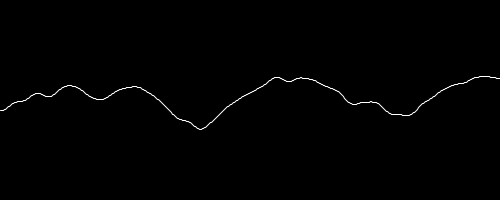
Frame 1 (no input)
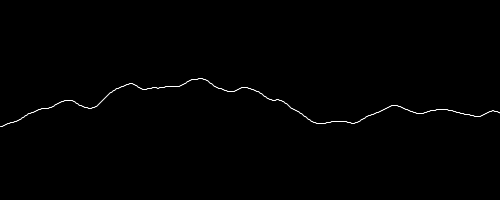
Frame 60 (the mouse pressed at the canvas centre just before this capture)
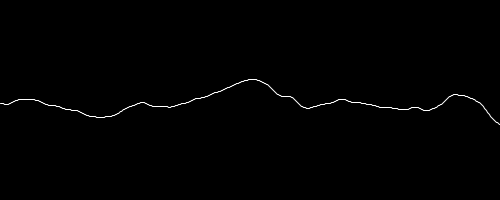
Frame 120 (the mouse held since frame 60 and released just before this capture)

The Processing sketch that drew these frames (run headless with seeded random() and noise(); from frame 60 on, the mouse is pressed at the canvas centre):

// Processing sketch: ex07_09
// ── ex07_09.pde
// noise() 함수를 사용하여 랜덤 파형 만들기1

float t = 0.0;

void setup() {
  size(500, 200);
}

void draw() {
  background(0);
  stroke(255);
  noFill();
  beginShape();
  for (float x = 0; x <= width; x++) {
    float y = 50 + 100 * noise(t);
    vertex(x, y);
    t += 0.01;
  }
  endShape();
}
